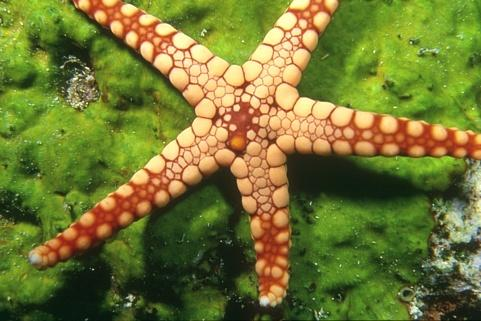
//> input picture Trabalho I/12003.ppm, 481 x 321 px, given in place of the camera
$ ./detect   (built with g++ and OpenCV 4)
//> lines starting //> are read from the running program, lines starting //| are printed output that depends on the picture
#include<iostream>
#include <opencv2/highgui/highgui.hpp>
#include <opencv2/imgproc/imgproc.hpp>

using namespace std;
using namespace cv;

char letter[5] = {'a', 'b', 'c', 'd', 'e'};

int main(int argc, char const *argv[])
{
  char buffer[25];
  VideoCapture cap(0); // open the default camera
  if(!cap.isOpened())  // check if we succeeded
      return -1;

  for(;;)
  {
      Mat frame;
      cap >> frame; // get a new frame from camera
//> frame is the input picture: 321 rows x 481 cols, CV_8UC3; mean B, G, R 50.2, 118.7, 113.8
      flip(frame,frame,1);
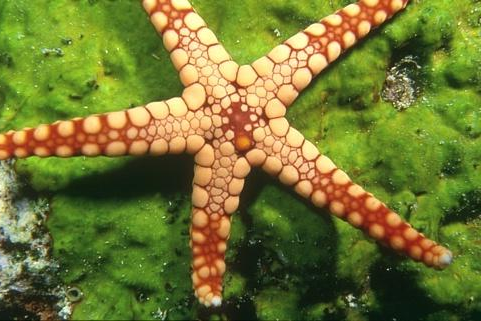
//> frame: 321 rows x 481 cols, CV_8UC3; mean B, G, R 50.2, 118.7, 113.8
      cvtColor( frame, frame, CV_BGR2GRAY );
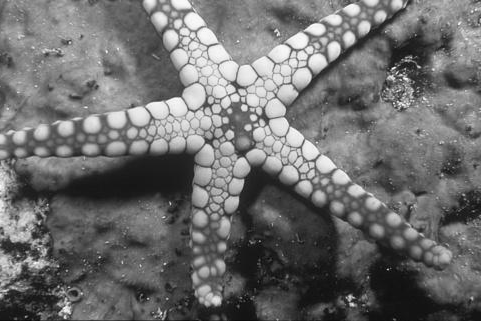
//> frame: 321 rows x 481 cols, CV_8UC1; min 5, max 252, mean 109.4
      GaussianBlur( frame, frame, Size(11, 11), 2, 2 );
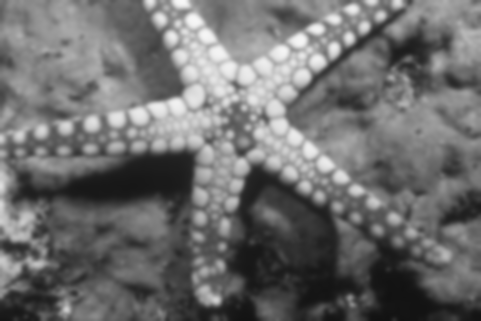
//> frame: 321 rows x 481 cols, CV_8UC1; min 18, max 248, mean 109.5
      // threshold(frame, frame, 80, 255, 0);
      vector<Vec3f> circles;
      HoughCircles( frame, circles, CV_HOUGH_GRADIENT, 1, frame.rows/8, 100, 50, 0, 0 );
//> circles = empty

      for( size_t i = 0; i < circles.size(); i++ )
      {
        Point center(cvRound(circles[i][0]), cvRound(circles[i][1]));
        int radius = cvRound(circles[i][2]);
        // circle center
        circle( frame, center, 3, Scalar(0,255,0), -1, 8, 0 );
        // circle outline
        circle( frame, center, radius, Scalar(0,0,255), 3, 8, 0 );
      }
//> this loop made 0 passes

      if(circles.size() > 2)
      {
        for (size_t i = 0; i < circles.size()-1; i++)
        {
          Point center(cvRound(circles[i][0]), cvRound(circles[i][1]));
          Point center2(cvRound(circles[i+1][0]), cvRound(circles[i+1][1]));
          line(frame, center, center2, Scalar(0,0,0), 1, LINE_8, 0);
        }
      }

      imshow("edges", frame);
      if(waitKey(10) >= 0) break;
//> the 'e' key is pressed
  }
  waitKey(0);

  return 0;
}

$ run again, on Trabalho I/maca.jpg
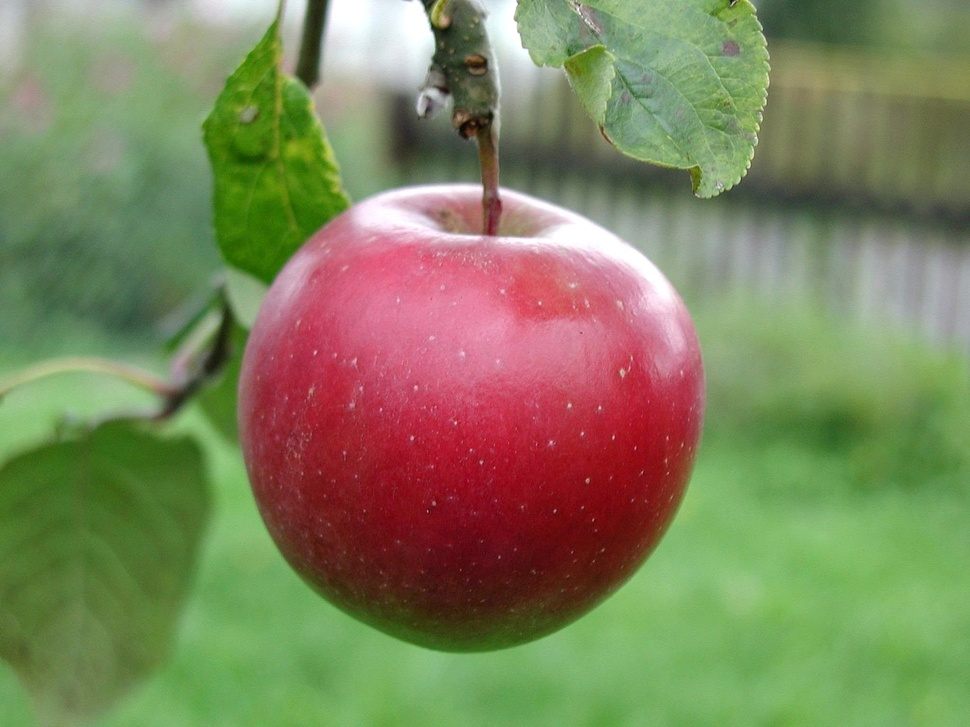
//> input picture Trabalho I/maca.jpg, 970 x 727 px, shrunk from 2048 x 1536 before the run, given in place of the camera
//> frame is the input picture: 727 rows x 970 cols, CV_8UC3; mean B, G, R 92.8, 130.9, 126.9
//> `cvtColor( frame, frame, CV_BGR2GRAY );`:
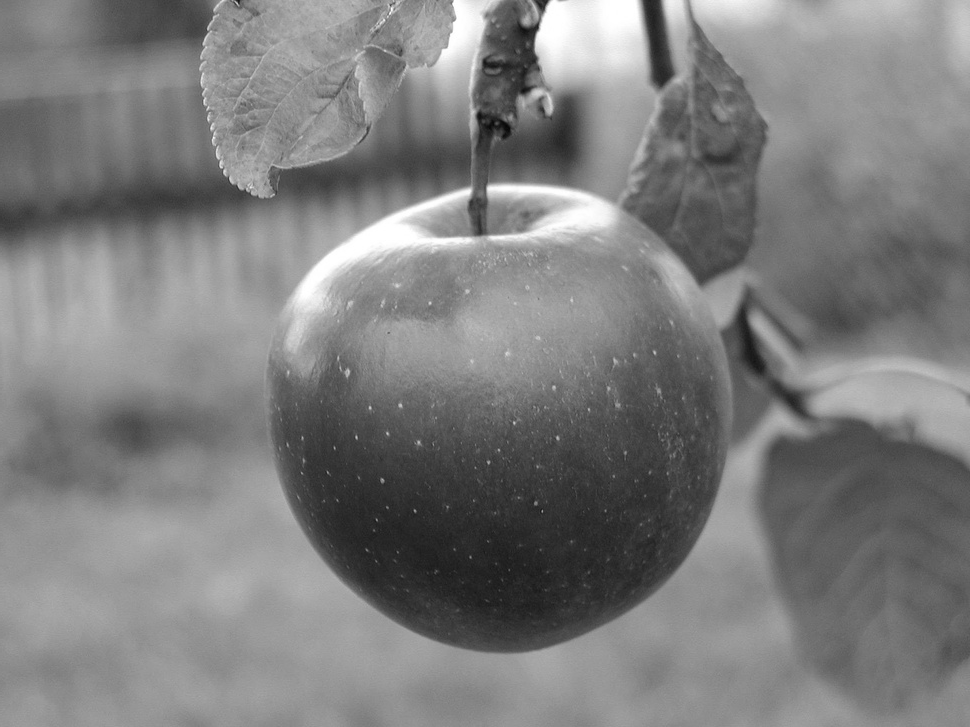
//> frame: 727 rows x 970 cols, CV_8UC1; min 6, max 255, mean 125.4
//> circles = 1 circle (x, y, radius): [499.5, 417.5, 232.7]
//> the loop `for( size_t i = 0; i < circles.size(); i++ )` made 1 pass
//> (center, radius) on pass 1: (Point(500, 418), 233)
//> after the loop `for( size_t i = 0; i < circles.size(); i++ )`:
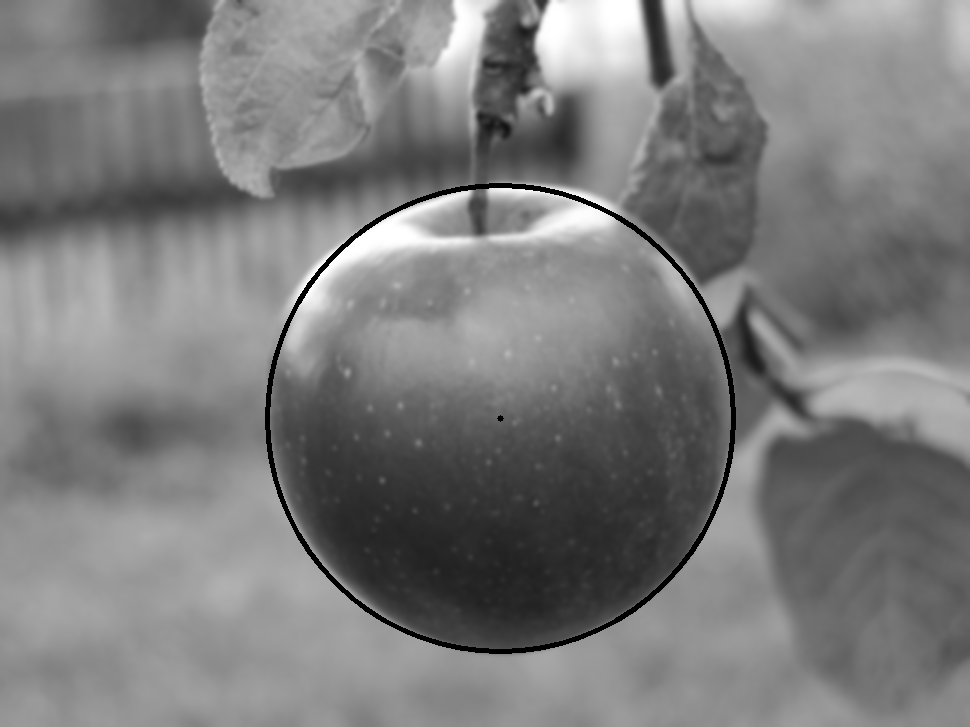
//> frame: 727 rows x 970 cols, CV_8UC1; min 0, max 255, mean 123.8
